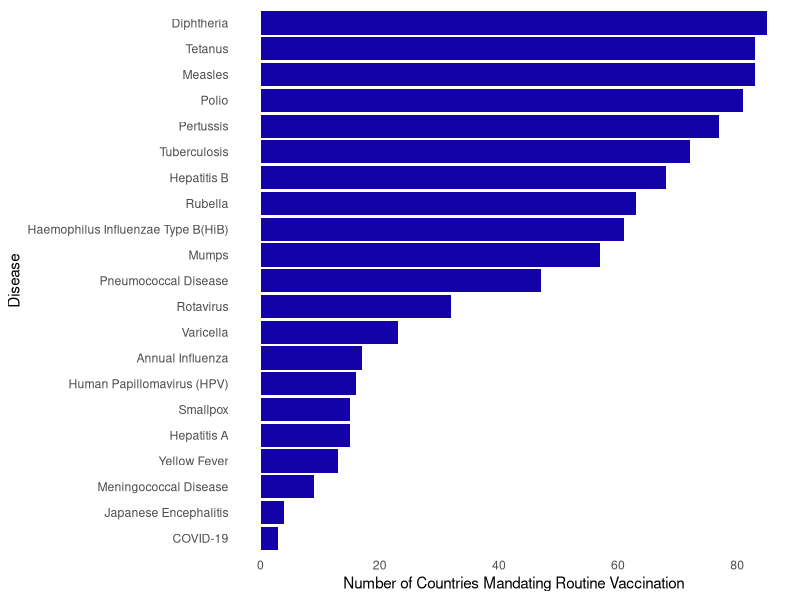

Generate this figure with R:
library(readr)
library(tidyr)
library(dplyr)
library(ggplot2)

#Reading in the data and cleaning it up
diseases.raw <- read.csv("MandatedDiseasesFinal.csv")

diseases.df <- subset(diseases.raw, !is.na(Disease) & Disease != "")

diseases.sep <- diseases.df %>%
  separate_rows(Disease, sep = ",")

#Now I want to know how many times each of the diseases shows up in policy
disease_counts <- diseases.sep %>%
  count(Disease)

colnames(disease_counts) <- c("Disease", "Count")

#A few diseases have better names for display
disease_counts <- disease_counts %>%
  mutate(Disease = case_when(
    Disease == "meningococcal disease" ~ "Meningococcal Disease",
    Disease == "Influenza" ~ "Annual Influenza",
    Disease == "Streptococcus pneumoniae" ~ "Pneumococcal Disease",
    Disease == "Human Papillomavirus" ~ "Human Papillomavirus (HPV)",
    Disease == "Haemophilus influenzae type B" ~ "Haemophilus Influenzae Type B(HiB)",
    Disease == "Tuberculosis (all forms)" ~ "Tuberculosis",
    TRUE ~ Disease
  ))
#Arrange them in descending order so it looks nicer
disease_counts <- disease_counts %>% arrange(desc(Count))

#Plot!
ggplot(disease_counts, aes(x = reorder(Disease, Count), y = Count)) +
  geom_bar(stat = "identity", fill = "#1202A8") +
  theme_minimal() +
  labs(x = "Disease", y = "Number of Countries Mandating Routine Vaccination") +
  theme(
    axis.text.y =element_text(angle = 0, vjust =0.5, hjust =1),
    panel.grid.major = element_blank(), 
    panel.grid.minor = element_blank()
    ) +
  coord_flip()



